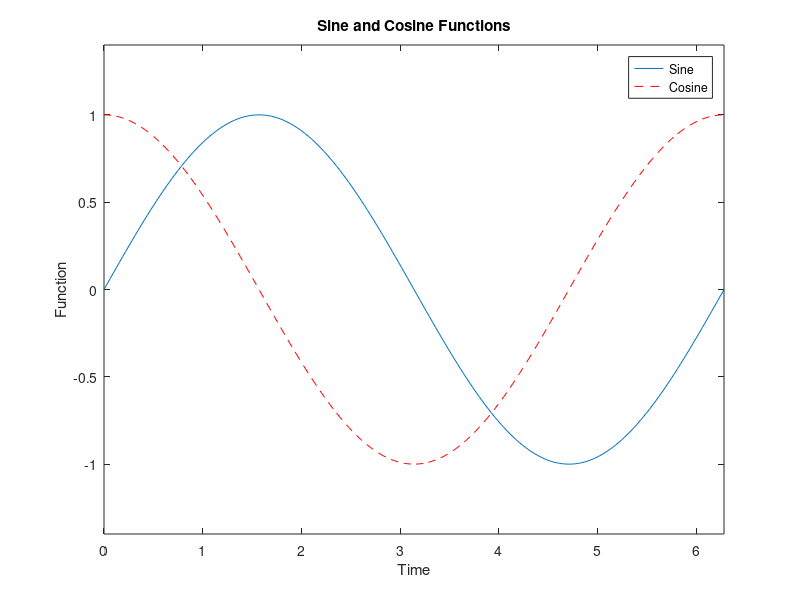

This figure's MATLAB source:
figure
t = 0:pi/100:2*pi
plot(t,sin(t))
hold on
plot(t,cos(t),'--r')
xlabel('Time');
ylabel('Function');
title('Sine and Cosine Functions');
legend('Sine','Cosine');
xlim([0 2*pi]);
ylim([-1.4 1.4]);